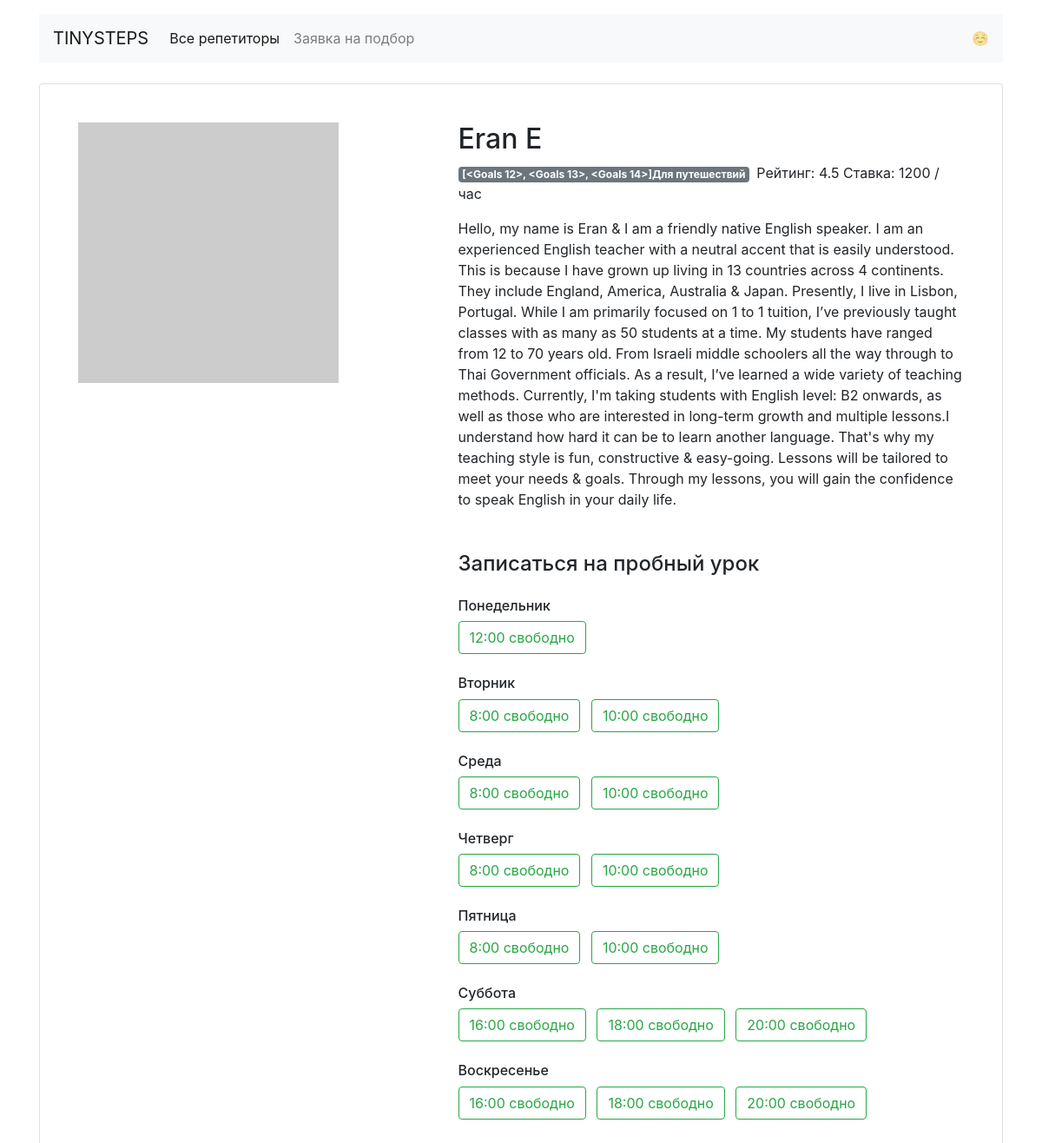
Page /profiles/7/ on the committed database.
### app.py (models this page shows)
class Teachers(db.Model):
    __tablename__ = 'teachers'
    id = db.Column(db.Integer, primary_key=True)
    name = db.Column(db.String, nullable=False)
    about = db.Column(db.String, nullable=False)
    rating = db.Column(db.Float, nullable=False)
    picture = db.Column(db.String, nullable=False)
    price = db.Column(db.Integer, nullable=False)
    lesson_time = db.Column(db.String)
    goals = db.relationship("Goals", back_populates="goal")
    week_day = db.relationship("TimetableTeachers", back_populates="week")

class TimetableTeachers(db.Model):
    __tablename__ = 'timetables'
    id = db.Column(db.Integer, primary_key=True)
    day_times = db.Column(db.String, nullable=False)
    status = db.Column(db.Boolean, nullable=False)
    teachers_id = db.Column(db.Integer, db.ForeignKey("teachers.id"))
    week = db.relationship("Teachers", back_populates="week_day", uselist=False)
    booking = db.relationship("Booking", back_populates='day_times', uselist=False)

### app.py (the view)
@app.route('/profiles/<int:id_teacher>/')  # профиль репетитора <id учителя>
def profiles(id_teacher):
    teacher = db.session.query(Teachers).get_or_404(id_teacher)  # если id преподавателя не найден возвращаем ошибку 404
    timetable_teacher = db.session.query(TimetableTeachers).order_by(TimetableTeachers.id).limit(56)
    list_days = ['Понедельник', 'Вторник', 'Среда', 'Четверг', 'Пятница', 'Суббота', 'Воскресенье']
    return render_template("profiles.html", id_techer=id_teacher, timetable_teacher=timetable_teacher,
                           days=list_days, teacher=teacher)

### templates/profiles.html
{% extends 'base.html' %}
{% block container %}
<main class="container mt-3">
    <div class="card my-4 mx-auto">
        <div class="card-body m-2 m-md-4">
            <article class="row">
                <div class="col-5"><img src="{{ teacher.picture }}" class="img-fluid" alt=""></div>
                <div class="col-7">
                    <section class="teacher=info">
                        <h1 class="h2">{{ teacher.name }}</h1>
                        <p><span class="badge badge-secondary mr-2"> {{ teacher.goals }}Для путешествий </span>Рейтинг:
                            {{ teacher.rating }} Ставка: {{ teacher.price }} / час</p>
                        <p>{{ teacher.about }}</p>
                    </section>
                    <section class="available">
                        <h4 class="mb-4 mt-5">Записаться на пробный урок</h4>
                        {% for time in timetable_teacher if id_teacher == time.teacher_id %}
                          {% if loop.index == 1 %} <h6 class="mt-4">Понедельник</h6>
                          {% elif loop.index == 9 %} <h6 class="mt-4">Вторник</h6>
                          {% elif loop.index == 17 %} <h6 class="mt-4">Среда</h6>
                          {% elif loop.index == 25 %} <h6 class="mt-4">Четверг</h6>
                          {% elif loop.index == 33 %} <h6 class="mt-4">Пятница</h6>
                          {% elif loop.index == 41 %} <h6 class="mt-4">Суббота</h6>
                          {% elif loop.index == 49 %} <h6 class="mt-4">Воскресенье</h6>{% endif %}
                            {% if time.status %}
                              <a href="{{ url_for('booking', id_teacher=teacher.id|int, day=days[loop.index//8], time=time.day_times)  }}"
                              class="btn btn-outline-success  mr-2">{{ time.day_times }} свободно</a>
                            {% endif %}
                        {% endfor %}
                    </section>
                </div>
            </article>
        </div>
    </div>
</main>
{% endblock %}

### rows in the picture
Teachers: name "Eran E", rating "4.5", price "1200", about "Hello, my name is Eran & I am a friendly native English speaker. I am an experienced English teacher with a neutral accent that is easily understood. This is because I have grown up living in 13 countries across 4 continents. They include England, America, Australia & Japan. Presently, I live in Lisbon, Portugal. While I am primarily focused on 1 to 1 tuition, I’ve previously taught classes with as many as 50 students at a time. My students have ranged from 12 to 70 years old. From Israeli middle schoolers all the way through to Thai Government officials. As a result, I’ve learned a wide variety of teaching methods. Currently, I'm taking students with English level: B2 onwards, as well as…"
TimetableTeachers: shows "Понедельник"
TimetableTeachers: day_times "12:00"
TimetableTeachers: shows "Вторник", day_times "8:00"
TimetableTeachers: day_times "10:00"
TimetableTeachers: shows "Среда", day_times "8:00"
TimetableTeachers: day_times "10:00"
TimetableTeachers: shows "Четверг", day_times "8:00"
TimetableTeachers: day_times "10:00"
TimetableTeachers: shows "Пятница", day_times "8:00"
TimetableTeachers: day_times "10:00"
TimetableTeachers: shows "Суббота"
TimetableTeachers: day_times "16:00"
TimetableTeachers: day_times "18:00"
TimetableTeachers: day_times "20:00"
TimetableTeachers: shows "Воскресенье"
TimetableTeachers: day_times "16:00"
TimetableTeachers: day_times "18:00"
TimetableTeachers: day_times "20:00"

### other values in the picture
{{ teacher.goals }} "[<Goals 12>, <Goals 13>, <Goals 14>]"
